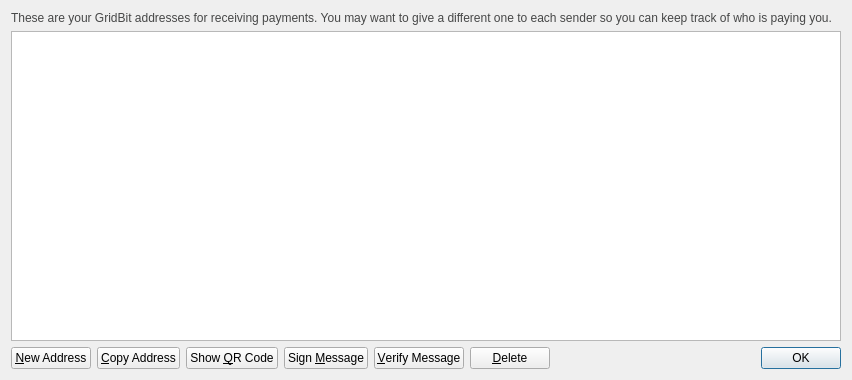
<?xml version="1.0" encoding="UTF-8"?>
<ui version="4.0">
 <class>AddressBookPage</class>
 <widget class="QWidget" name="AddressBookPage">
  <property name="geometry">
   <rect>
    <x>0</x>
    <y>0</y>
    <width>852</width>
    <height>380</height>
   </rect>
  </property>
  <property name="windowTitle">
   <string>Address Book</string>
  </property>
  <layout class="QVBoxLayout" name="verticalLayout">
   <item>
    <widget class="QLabel" name="labelExplanation">
     <property name="styleSheet">
      <string notr="true">#labelExplanation { color: #464747; }</string>
     </property>
     <property name="text">
      <string>These are your GridBit addresses for receiving payments. You may want to give a different one to each sender so you can keep track of who is paying you.</string>
     </property>
     <property name="textFormat">
      <enum>Qt::PlainText</enum>
     </property>
     <property name="wordWrap">
      <bool>true</bool>
     </property>
    </widget>
   </item>
   <item>
    <widget class="QTableView" name="tableView">
     <property name="contextMenuPolicy">
      <enum>Qt::CustomContextMenu</enum>
     </property>
     <property name="toolTip">
      <string>Double-click to edit address or label</string>
     </property>
     <property name="tabKeyNavigation">
      <bool>false</bool>
     </property>
     <property name="alternatingRowColors">
      <bool>true</bool>
     </property>
     <property name="selectionMode">
      <enum>QAbstractItemView::SingleSelection</enum>
     </property>
     <property name="selectionBehavior">
      <enum>QAbstractItemView::SelectRows</enum>
     </property>
     <property name="sortingEnabled">
      <bool>true</bool>
     </property>
     <attribute name="verticalHeaderVisible">
      <bool>false</bool>
     </attribute>
    </widget>
   </item>
   <item>
    <layout class="QHBoxLayout" name="horizontalLayout">
     <item>
      <widget class="QPushButton" name="newAddressButton">
       <property name="toolTip">
        <string>Create a new address</string>
       </property>
       <property name="text">
        <string>&amp;New Address</string>
       </property>
       <property name="icon">
        <iconset resource="../bitcoin.qrc">
         <normaloff>:/icons/add</normaloff>:/icons/add</iconset>
       </property>
      </widget>
     </item>
     <item>
      <widget class="QPushButton" name="copyToClipboard">
       <property name="toolTip">
        <string>Copy the currently selected address to the system clipboard</string>
       </property>
       <property name="text">
        <string>&amp;Copy Address</string>
       </property>
       <property name="icon">
        <iconset resource="../bitcoin.qrc">
         <normaloff>:/icons/editcopy</normaloff>:/icons/editcopy</iconset>
       </property>
      </widget>
     </item>
     <item>
      <widget class="QPushButton" name="showQRCode">
       <property name="text">
        <string>Show &amp;QR Code</string>
       </property>
       <property name="icon">
        <iconset resource="../bitcoin.qrc">
         <normaloff>:/icons/qrcode</normaloff>:/icons/qrcode</iconset>
       </property>
      </widget>
     </item>
     <item>
      <widget class="QPushButton" name="signMessage">
       <property name="toolTip">
        <string>Sign a message to prove you own a GridBit address</string>
       </property>
       <property name="text">
        <string>Sign &amp;Message</string>
       </property>
       <property name="icon">
        <iconset resource="../bitcoin.qrc">
         <normaloff>:/icons/edit</normaloff>:/icons/edit</iconset>
       </property>
      </widget>
     </item>
     <item>
      <widget class="QPushButton" name="verifyMessage">
       <property name="toolTip">
        <string>Verify a message to ensure it was signed with a specified GridBit address</string>
       </property>
       <property name="text">
        <string>&amp;Verify Message</string>
       </property>
       <property name="icon">
        <iconset resource="../bitcoin.qrc">
         <normaloff>:/icons/transaction_0</normaloff>:/icons/transaction_0</iconset>
       </property>
      </widget>
     </item>
     <item>
      <widget class="QPushButton" name="deleteButton">
       <property name="toolTip">
        <string>Delete the currently selected address from the list</string>
       </property>
       <property name="text">
        <string>&amp;Delete</string>
       </property>
       <property name="icon">
        <iconset resource="../bitcoin.qrc">
         <normaloff>:/icons/remove</normaloff>:/icons/remove</iconset>
       </property>
      </widget>
     </item>
     <item>
      <spacer name="horizontalSpacer">
       <property name="orientation">
        <enum>Qt::Horizontal</enum>
       </property>
       <property name="sizeHint" stdset="0">
        <size>
         <width>40</width>
         <height>20</height>
        </size>
       </property>
      </spacer>
     </item>
     <item>
      <widget class="QDialogButtonBox" name="buttonBox">
       <property name="sizePolicy">
        <sizepolicy hsizetype="Maximum" vsizetype="Fixed">
         <horstretch>0</horstretch>
         <verstretch>0</verstretch>
        </sizepolicy>
       </property>
       <property name="standardButtons">
        <set>QDialogButtonBox::Ok</set>
       </property>
      </widget>
     </item>
    </layout>
   </item>
  </layout>
 </widget>
 <resources>
  <include location="../bitcoin.qrc"/>
 </resources>
 <connections/>
</ui>
